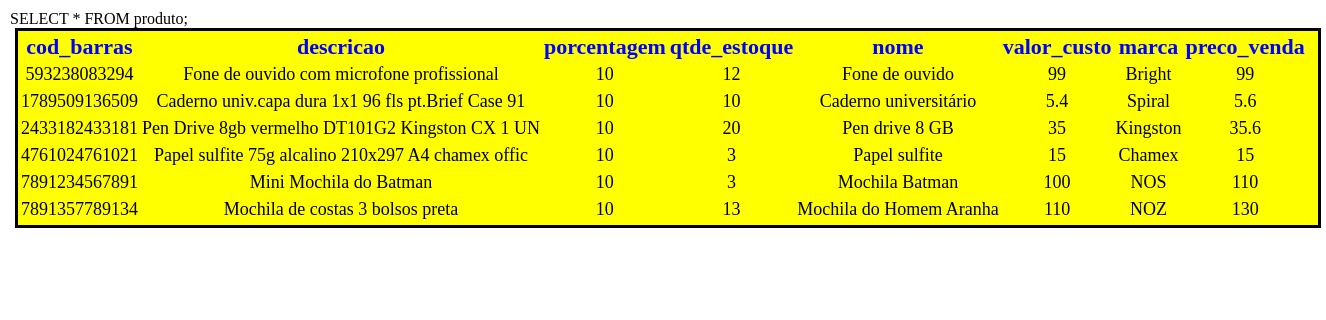
The app's page /SitePapelaria/paginas/mostraProdutos.php with its own data.
### tables this page shows
CREATE TABLE IF NOT EXISTS `produto` (
  `cod_barras` varchar(13) NOT NULL,
  `descricao` varchar(50) NOT NULL,
  `porcentagem` double NOT NULL,
  `qtde_estoque` int(11) NOT NULL,
  `nome` varchar(50) NOT NULL,
  `valor_custo` double NOT NULL,
  `marca` varchar(50) NOT NULL,
  `preco_venda` double NOT NULL,
  `nome_imagem` varchar(50) NOT NULL,
  `cnpj_fornecedor` varchar(14) NOT NULL,
  `categoria` varchar(15) NOT NULL,
  PRIMARY KEY (`cod_barras`)
);

### SitePapelaria/paginas/mostraProdutos.php (the view, shortened to what this page needs)
<html>
<head>
<link rel="stylesheet" type="text/css" href="./estilo.css">
</head>
<body>
	<?php
	$conexao = new mysqli ( "localhost", "root", "", "papelaria2" );
	$query = "SELECT * FROM produto;";
	echo "$query";
        echo '<div id="divTabelaProdutos">';
	echo "<table> ";
	echo "<th>cod_barras </th>";
	echo "<th>descricao</th>";
	echo "<th>porcentagem</th>";
	echo "<th>qtde_estoque </th>";
	echo "<th>nome</th>";
	echo "<th>valor_custo</th>";
	echo "<th>marca</th>";
	echo "<th>preco_venda</th>";
	if ($result = $conexao->query ( $query )) {
		while ( $row = $result->fetch_array () ) {
			echo "<tr>";
			echo "<td>";
			printf ( " %s", $row [0] );
			echo "</td>";
			echo "<td>";
			printf ( " %s", $row [1] );
			echo "</td>";
			echo "<td>";
			printf ( " %s", $row [2] );
			echo "</td>";
			echo "<td>";
			printf ( " %s", $row [3] );
			echo "</td>";
			echo "<td>";
			printf ( " %s", $row [4] );
			echo "</td>";
			echo "<td>";
			printf ( " %s", $row [5] );
			echo "</td>";
			echo "<td>";
			printf ( " %s", $row [6] );
			echo "</td>";
			echo "<td>";
			printf ( " %s", $row [7] );
			echo "</td>";
			echo "<tr>";
		}
	}
	echo "</table>";
        echo '</div>';
	?>
</body>
</html>

### SitePapelaria/css/estilo.css (style rules this page uses)
body { background: white; padding:0px; padding-left: 10px; margin:0px; padding-top: 10px; }
#divTabelaProdutos { margin: 0 auto; padding: 0; background-color: yellow; text-align: center; border-style: solid; width: 1300px; }
th { color: blue; font-size: 22px; text-align: center; }
td { text-align: center; font-size: 18px; }
tr { text-align: center; }

### records on screen
produto: cod_barras "593238083294", descricao "Fone de ouvido com microfone profissional", porcentagem "10", qtde_estoque "12", nome "Fone de ouvido", valor_custo "99", marca "Bright", preco_venda "99"
produto: cod_barras "1789509136509", descricao "Caderno univ.capa dura 1x1 96 fls pt.Brief Case 91", porcentagem "10", qtde_estoque "10", nome "Caderno universitário", valor_custo "5.4", marca "Spiral", preco_venda "5.6"
produto: cod_barras "2433182433181", descricao "Pen Drive 8gb vermelho DT101G2 Kingston CX 1 UN", porcentagem "10", qtde_estoque "20", nome "Pen drive 8 GB", valor_custo "35", marca "Kingston", preco_venda "35.6"
produto: cod_barras "4761024761021", descricao "Papel sulfite 75g alcalino 210x297 A4 chamex offic", porcentagem "10", qtde_estoque "3", nome "Papel sulfite", valor_custo "15", marca "Chamex", preco_venda "15"
produto: cod_barras "7891234567891", descricao "Mini Mochila do Batman", porcentagem "10", qtde_estoque "3", nome "Mochila Batman", valor_custo "100", marca "NOS", preco_venda "110"
produto: cod_barras "7891357789134", descricao "Mochila de costas 3 bolsos preta", porcentagem "10", qtde_estoque "13", nome "Mochila do Homem Aranha", valor_custo "110", marca "NOZ", preco_venda "130"

### other values on screen
$query "SELECT * FROM produto;"
